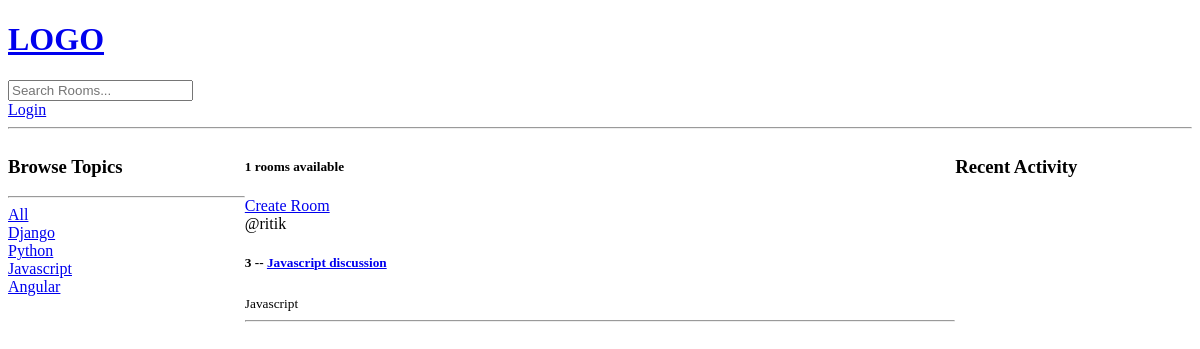
Page /?q=Javascript on the earlier database version.
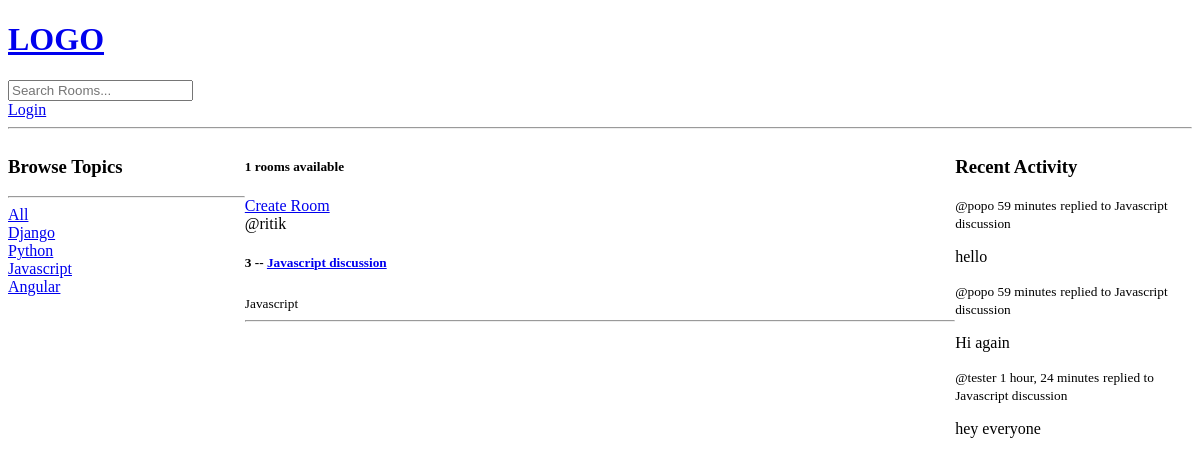
Same page on the later database version.
### base/models.py (models this page shows, shortened)
class Topic(models.Model):
    name = models.CharField(max_length=200)

class Room(models.Model):
    host = models.ForeignKey(User, on_delete=models.SET_NULL, null=True)
    topic = models.ForeignKey(Topic, on_delete=models.SET_NULL, null=True)
    name = models.CharField(max_length=200)
    description = models.TextField(null=True, blank=True)
    participants = models.ManyToManyField(User, related_name='participants', blank=True)
    updated = models.DateTimeField(auto_now=True)
    created = models.DateTimeField(auto_now_add=True)
    class Meta:
        ordering = ['-updated','-created']
    def __str__(self):
        return self.name

class Message(models.Model):
    user = models.ForeignKey(User,on_delete=models.CASCADE)
    room = models.ForeignKey(Room, on_delete=models.CASCADE)
    body = models.TextField()
    updated = models.DateTimeField(auto_now=True)
    created = models.DateTimeField(auto_now_add=True)
    class Meta:
        ordering = ['-updated','-created']
    def __str__(self):
        return self.body[0:50]

### base/views.py (the view)
# urls.py: path('', views.home, name="home"),
def home(request):
    q = request.GET.get('q') if request.GET.get('q') != None else ''
    rooms = Room.objects.filter(
        Q(topic__name__icontains=q)|
        Q(name__icontains=q)|
        Q(description__icontains=q)
    )
    topics = Topic.objects.all()
    room_count = rooms.count()
    room_messages = Message.objects.filter(Q(room__name__icontains=q))
    context = {'rooms':rooms, 'topics':topics, 'room_count':room_count, 'room_messages':room_messages}
    return render(request,'base/home.html', context)

### base/templates/base/home.html (shortened to what this page needs)
{% extends 'main.html' %}
{% block content %}
<div class="home-container">
    <div>
        {% include 'base/topics_component.html' %}
    </div>
    <div>
        <h5>{{room_count}} rooms available</h5>
        <a href="{% url 'create-room' %}">Create Room</a>
        {% include 'base/feed_component.html' %}
    </div>
    <div>
        {% include 'base/activity_component.html' %}
    </div>
</div>
{% endblock %}

### base/templates/base/topics_component.html
<h3>Browse Topics</h3>
<hr>
<div>
    <a href="{% url 'home' %}">All</a>
</div>
{% for topic in topics %}
    <div>
        <a href="{% url 'home' %}?q={{topic.name}}">{{topic.name}}</a>
    </div>
{% endfor %}

### base/templates/base/feed_component.html (shortened to what this page needs)
<div>
    {% for room in rooms %}
    <div>
        <span>@{{room.host.username}}</span>
        <h5>{{room.id}} -- <a href="{% url 'room' room.id %}">{{room.name}}</a></h5>
        <small>{{room.topic.name}}</small>
        <hr>
    </div>
    {% endfor %}
</div>

### base/templates/base/activity_component.html (shortened to what this page needs)
<h3>Recent Activity</h3>
{% for message in room_messages %}
    <div>
        <small>@{{message.user}} {{message.created|timesince}}</small>
        <small>replied to {{message.room}}</small>
        <p>{{message}}</p>
    </div>
{% endfor %}

Differences in the rows shown:
added Message: user "popo", created "59 minutes", room "Javascript discussion", body "hello"
added Message: user "popo", created "59 minutes", room "Javascript discussion", body "Hi again"
added Message: user "tester", created "1 hour, 24 minutes", room "Javascript discussion", body "hey everyone"
